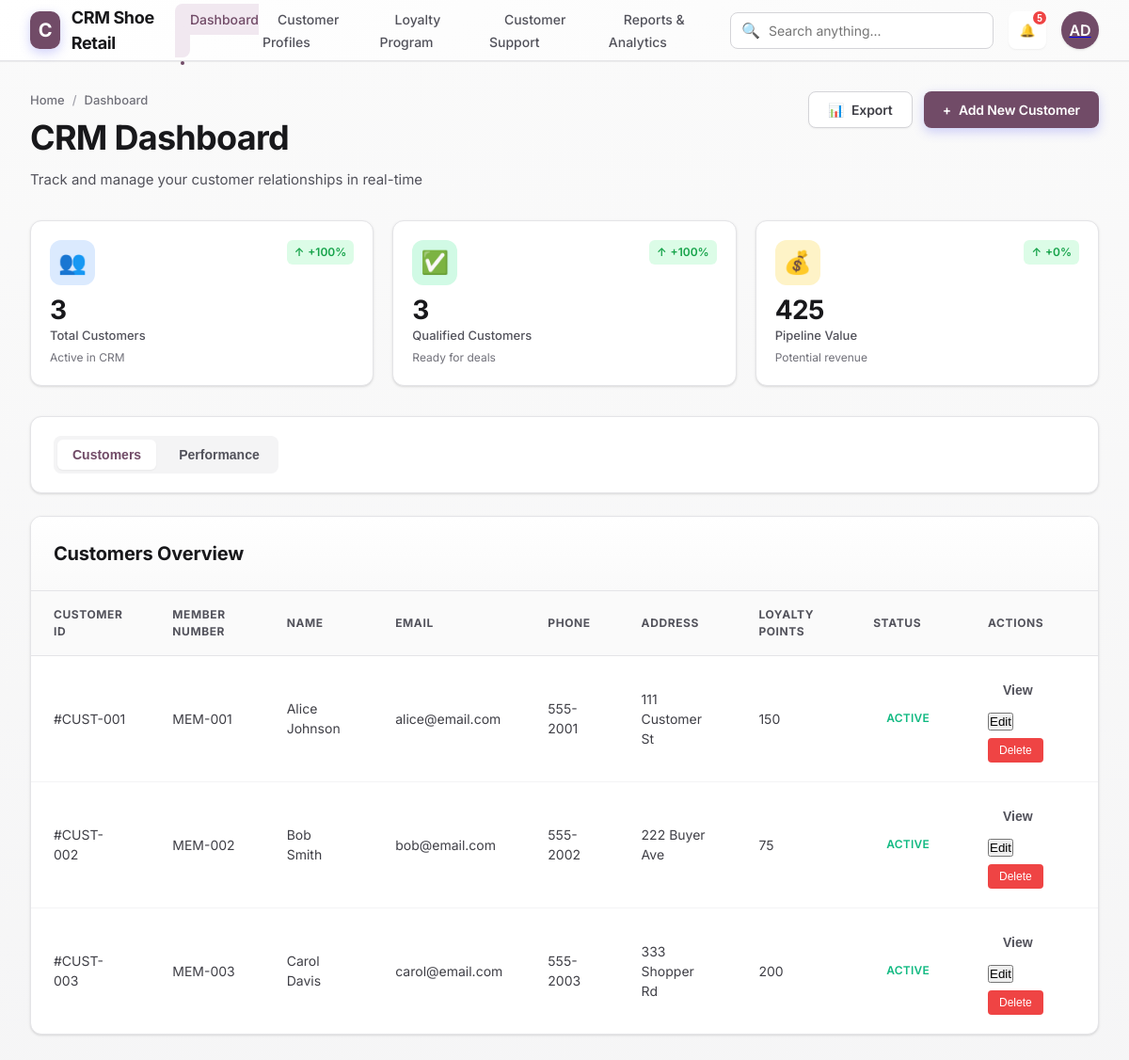
Page /public/crm/CrmDashboard.php (signed in) on the committed database.
### tables this page shows
CREATE TABLE `users` (
  `UserID` int(11) NOT NULL,
  `Username` varchar(50) NOT NULL,
  `PasswordHash` varchar(255) NOT NULL,
  `FirstName` varchar(50) NOT NULL,
  `LastName` varchar(50) NOT NULL,
  `Email` varchar(100) NOT NULL,
  `Role` enum('Admin','Manager','Cashier','Accountant','Support','Inventory','Sales','Procurement','Accounting','Customers','HR') NOT NULL,
  `StoreID` int(11) DEFAULT NULL,
  `Status` enum('Active','Inactive') DEFAULT 'Active',
  `CreatedAt` datetime DEFAULT current_timestamp()
);

CREATE TABLE `customers` (
  `CustomerID` int(11) NOT NULL,
  `MemberNumber` varchar(20) DEFAULT NULL,
  `FirstName` varchar(50) NOT NULL,
  `LastName` varchar(50) DEFAULT NULL,
  `Email` varchar(100) DEFAULT NULL,
  `Phone` varchar(20) DEFAULT NULL,
  `Address` text DEFAULT NULL,
  `LoyaltyPoints` int(11) DEFAULT 0,
  `Status` enum('Active','Inactive') DEFAULT 'Active',
  `CreatedAt` datetime DEFAULT current_timestamp()
);

### api/crm.php (called while the page is built, shortened)
<?php
try {
    $db = Database::getInstance()->getConnection();
} catch (PDOException $e) {
    die("Connection failed: " . $e->getMessage());
}
$pdo = $db;
function getTableData($tab, $limit = 10, $offset = 0)
{
    global $db;
    $limit = (int)$limit;
    $offset = (int)$offset;
    if ($tab === 'performance') {
        $sql = "SELECT
                    CustomerID,
                    MemberNumber,
                    FirstName,
                    LastName,
                    Email,
                    LoyaltyPoints AS TotalDeals,
                    LoyaltyPoints * 10 AS TotalValue,
                    (LoyaltyPoints / 2) AS AvgProbability
                FROM customers
                ORDER BY TotalValue DESC
                LIMIT ? OFFSET ?";
    } else {
        $sql = "SELECT
                    CustomerID,
                    MemberNumber,
                    FirstName,
                    LastName,
                    Email,
                    Phone,
                    Address,
                    LoyaltyPoints,
                    Status,
                    CreatedAt
                FROM customers
                ORDER BY CreatedAt DESC
                LIMIT ? OFFSET ?";
    }
    $stmt = $db->prepare($sql);
    $stmt->execute([$limit, $offset]);
    return $stmt->fetchAll(PDO::FETCH_ASSOC);
}
try {
    $whereConditions = [];
    $params = [];
    $whereClause = $whereConditions ? "WHERE " . implode(" AND ", $whereConditions) : "";
    $page = isset($_GET['page']) ? max(1, intval($_GET['page'])) : 1;
    $perPage = 10;
    $offset = ($page - 1) * $perPage;
    $sql = "SELECT CustomerID, MemberNumber, FirstName, LastName, Email, Phone, Address, LoyaltyPoints, Status, CreatedAt
            FROM customers c
            $whereClause
            ORDER BY FirstName
            LIMIT ? OFFSET ?";
    $stmt = $pdo->prepare($sql);
    $allParams = array_merge($params, [(int)$perPage, (int)$offset]);
    $stmt->execute($allParams);
    $custRows = $stmt->fetchAll(PDO::FETCH_ASSOC);
} catch (Exception $e) {
    $_SESSION['error_message'] = "Database error: " . $e->getMessage();
}
?>

### public/crm/CrmDashboard.php (the view, shortened to what this page needs)
<?php
$activeTab = $_GET['tab'] ?? 'customers';
require_once('../../api/crm.php');
$userId = $_SESSION['user_id'] ?? null;
$userInitials = '';
if ($userId) {
    $stmt = $db->prepare("SELECT FirstName FROM users WHERE UserID = ?");
    $stmt->execute([$userId]);
    $user = $stmt->fetch(PDO::FETCH_ASSOC);
    if ($user && !empty($user['FirstName'])) {
        $userInitials = strtoupper(substr($user['FirstName'], 0, 2));
    } else {
        $userInitials = 'NA';
    }
}
?>
<!DOCTYPE html>
<html lang="en">
<head>
    <link rel="stylesheet" href="./styles/crmGlobalStyles.css">
</head>
<body>
    <nav class="navbar">
        <div class="navbar-inner">
            <div class="brand">
                <div class="brand-icon">C</div>
                <span>CRM Shoe Retail</span>
            </div>
            <ul class="nav-menu">
                <li><a href="#" class="active">Dashboard</a></li>
                <li><a href="./customerProfile.php">Customer Profiles</a></li>
                <li><a href="./loyaltyProgram.php">Loyalty Program</a></li>
                <li><a href="./customerSupport.php">Customer Support</a></li>
                <li><a href="./reportsManagement.php">Reports & Analytics</a></li>
            </ul>
            <div class="nav-right">
                <div class="search-wrapper">
                    <span class="search-icon">🔍</span>
                    <input type="text" class="search-box" placeholder="Search anything..." id="globalSearch">
                </div>
                <button class="notification-btn">
                    🔔
                    <span class="notification-badge">5</span>
                </button>
                <a href="./crmProfile.php">
                    <div class="user-avatar"><?php echo htmlspecialchars($userInitials); ?></div>
                </a>
            </div>
        </div>
    </nav>
    <div class="container">
        <div class="page-header">
            <div class="header-content">
                <div class="breadcrumb">
                    <span>Home</span>
                    <span class="breadcrumb-separator">/</span>
                    <span>Dashboard</span>
                </div>
                <h1 class="page-title">CRM Dashboard</h1>
                <p class="page-subtitle">Track and manage your customer relationships in real-time</p>
            </div>
            <div class="header-actions">
                <button class="btn btn-secondary" onclick="exportData()">
                    <span>📊</span>
                    <span>Export</span>
                </button>
                <button class="btn btn-primary" onclick="openModal('addCustomerModal')">
                    <span>+</span>
                    <span>Add New Customer</span>
                </button>
            </div>
        </div>
        <div class="stats-grid">
            <?php
            class DashboardStats
            {
                private $db;
                public function __construct()
                {
                    global $db;
                    $this->db = $db;
                }
                public function getTotalCustomers()
                {
                    $sql = "SELECT
                        COUNT(*) as total,
                        COUNT(CASE WHEN CreatedAt >= DATE_SUB(NOW(), INTERVAL 1 MONTH) THEN 1 END) as last_month
                        FROM customers";
                    $result = $this->db->query($sql)->fetch();
                    $total = (int)($result['total'] ?? 0);
                    $last = (int)($result['last_month'] ?? 0);
                    $trend = $last > 0 && $total > 0 ? '+' . round(($last / $total) * 100, 1) . '%' : '0%';
                    return ['value' => number_format($total), 'trend' => $trend];
                }
                public function getQualifiedCustomers()
                {
                    $sql = "SELECT
                COUNT(*) as total,
                COUNT(CASE WHEN CreatedAt >= DATE_SUB(NOW(), INTERVAL 1 MONTH) THEN 1 END) as last_month
            FROM customers
            WHERE Status IN ('Qualified', 'Active')";
                    $result = $this->db->query($sql)->fetch();
                    $total = (int)($result['total'] ?? 0);
                    $last = (int)($result['last_month'] ?? 0);
                    $trend = $last > 0 && $total > 0 ? '+' . round(($last / $total) * 100, 1) . '%' : '0%';
                    return [
                        'value' => number_format($total),
                        'trend' => $trend
                    ];
                }
                public function getPipelineValue()
                {
                    $sql = "SELECT
                COALESCE(SUM(LoyaltyPoints), 0) as total
            FROM customers";
                    $result = $this->db->query($sql)->fetch();
                    $total = (float)($result['total'] ?? 0);
                    return ['value' => number_format($total), 'trend' => '+0%'];
                }
            }
            $stats = new DashboardStats();
            $total = $stats->getTotalCustomers();
            $qualified = $stats->getQualifiedCustomers();
            $value = $stats->getPipelineValue();
            $statCards = [
                ['icon' => '👥', 'label' => 'Total Customers', 'sublabel' => 'Active in CRM', 'data' => $total, 'color' => '#dbeafe'],
                ['icon' => '✅', 'label' => 'Qualified Customers', 'sublabel' => 'Ready for deals', 'data' => $qualified, 'color' => '#d1fae5'],
                ['icon' => '💰', 'label' => 'Pipeline Value', 'sublabel' => 'Potential revenue', 'data' => $value, 'color' => '#fef3c7']
            ];
            foreach ($statCards as $s) {
                $dir = strpos($s['data']['trend'], '+') !== false ? 'up' : 'down';
                echo '<div class="stat-card">';
                echo '<div class="stat-header">';
                echo '<div class="stat-icon" style="background:' . $s['color'] . ';">' . $s['icon'] . '</div>';
                echo '<div class="stat-trend ' . $dir . '"><span>' . ($dir === 'up' ? '↑' : '↓') . '</span><span>' . $s['data']['trend'] . '</span></div>';
                echo '</div>';
                echo '<div class="stat-body">';
                echo '<div class="stat-value">' . $s['data']['value'] . '</div>';
                echo '<div class="stat-label">' . $s['label'] . '</div>';
                echo '<div class="stat-sublabel">' . $s['sublabel'] . '</div>';
                echo '</div></div>';
            }
            ?>
        </div>
        <div class="tabs-wrapper">
            <div class="tabs">
                <button class="tab <?php echo $activeTab === 'customers' ? 'active' : ''; ?>"
                    onclick="window.location.href='?tab=customers'">Customers</button>
                <button class="tab <?php echo $activeTab === 'performance' ? 'active' : ''; ?>"
                    onclick="window.location.href='?tab=performance'">Performance</button>
            </div>
        </div>
        <div class="content-card">
            <div class="card-header">
                <h2 class="section-title">
                    <?php
                    echo match ($activeTab) {
                        'performance' => 'Performance Overview',
                        default => 'Customers Overview'
                    };
                    ?>
                </h2>
            </div>
            <div class="table-wrapper">
                <table class="table">
                    <thead>
                        <?php
                        $activeTab = $_GET['tab'] ?? 'customers';
                        switch ($activeTab) {
                            default:
                                echo '<tr>
                <th>Customer ID</th>
                <th>Member Number</th>
                <th>Name</th>
                <th>Email</th>
                <th>Phone</th>
                <th>Address</th>
                <th>Loyalty Points</th>
                <th>Status</th>
                <th>Actions</th>
              </tr>';
                                break;
                        }
                        ?>
                    </thead>
                    <tbody>
                        <?php
                        $page = isset($_GET['page']) ? max(1, intval($_GET['page'])) : 1;
                        $perPage = 5;
                        $offset = ($page - 1) * $perPage;
                        $activeTab = $_GET['tab'] ?? 'customers';
                        $tableData = getTableData($activeTab, $perPage, $offset);
                        if (empty($tableData)) {
                            echo '<tr><td colspan="7" style="text-align:center; padding:20px;">No data found</td></tr>';
                        } else {
                            foreach ($tableData as $row) {
                                if ($activeTab === 'customers') {
                                    echo '<tr>';
                                    echo '<td>#CUST-' . str_pad($row['CustomerID'], 3, '0', STR_PAD_LEFT) . '</td>';
                                    echo '<td>' . htmlspecialchars($row['MemberNumber']) . '</td>';
                                    echo '<td>' . htmlspecialchars(trim($row['FirstName'] . ' ' . $row['LastName'])) . '</td>';
                                    echo '<td>' . htmlspecialchars($row['Email']) . '</td>';
                                    echo '<td>' . htmlspecialchars($row['Phone']) . '</td>';
                                    echo '<td>' . htmlspecialchars($row['Address']) . '</td>';
                                    echo '<td>' . (int)$row['LoyaltyPoints'] . '</td>';
                                    echo '<td><span class="status-badge status-' . strtolower($row['Status']) . '">' . strtoupper($row['Status']) . '</span></td>';
                                    echo '<td>
                    <div class="action-buttons">
                        <button class="view-btn" onclick="viewCustomer(' . $row['CustomerID'] . ')">View</button>
                        <button class="edit-btn" onclick="editCustomer(' . $row['CustomerID'] . ')">Edit</button>
                        <button class="delete-btn" onclick="deleteCustomer(' . $row['CustomerID'] . ')">Delete</button>
                    </div>
                  </td>';
                                    echo '</tr>';
                                }
                            }
                        }
                        ?>
                    </tbody>
                </table>
            </div>
        </div>
    </div>
</body>
</html>

### rows in the picture
users: FirstName "AD"
customers: CustomerID "001", MemberNumber "MEM-001", FirstName+LastName "Alice Johnson", Email "alice@email.com", Phone "555-2001", Address "111 Customer St", LoyaltyPoints "150", Status "ACTIVE"
customers: CustomerID "002", MemberNumber "MEM-002", FirstName+LastName "Bob Smith", Email "bob@email.com", Phone "555-2002", Address "222 Buyer Ave", LoyaltyPoints "75", Status "ACTIVE"
customers: CustomerID "003", MemberNumber "MEM-003", FirstName+LastName "Carol Davis", Email "carol@email.com", Phone "555-2003", Address "333 Shopper Rd", LoyaltyPoints "200", Status "ACTIVE"

### other values in the picture
$s['icon'] "👥"
$s['data']['trend'] "+100%"
$s['data']['value'] "3"
$s['label'] "Total Customers"
$s['sublabel'] "Active in CRM"
$s['icon'] "✅"
$s['label'] "Qualified Customers"
$s['sublabel'] "Ready for deals"
$s['icon'] "💰"
$s['data']['trend'] "+0%"
$s['data']['value'] "425"
$s['label'] "Pipeline Value"
$s['sublabel'] "Potential revenue"
